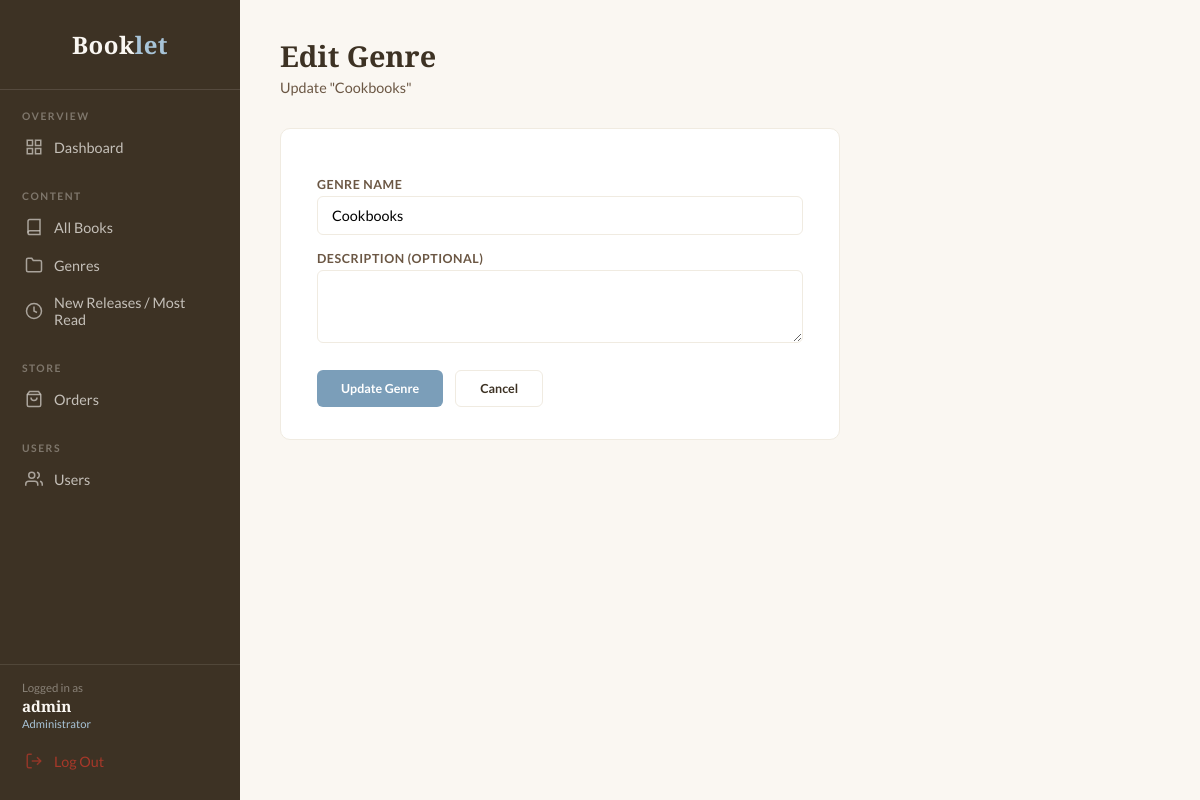
Page /api/admin/genres/19/edit/ (signed in) on the committed database.
### book/models.py (models this page shows, shortened)
class User(AbstractUser):
    ROLE_CHOICES = [
        ('customer', 'Customer'),
        ('admin', 'Admin'),
    ]
    role = models.CharField(max_length=20, choices=ROLE_CHOICES, default='customer')

class Category(models.Model):
    name = models.CharField(max_length=100)
    description = models.TextField(blank=True)
    class Meta:
        verbose_name_plural = 'Categories'

### book/views.py (the view)
# urls.py: path('admin/genres/<int:pk>/edit/',   views.admin_genre_edit,      name='admin_genre_edit'),
@login_required(login_url='admin_login')
@user_passes_test(is_admin_user, login_url='admin_login')
def admin_genre_edit(request, pk):
    genre = get_object_or_404(Category, id=pk)
    if request.method == 'POST':
        form = GenreAdminForm(request.POST, instance=genre)
        if form.is_valid():
            form.save()
            django_messages.success(request, 'Genre updated successfully.')
            return redirect('admin_genre_list')
    else:
        form = GenreAdminForm(instance=genre)
    return render(request, 'admin_genre_form.html', {'form': form, 'genre': genre})

### book/views.py
class GenreAdminForm(forms.ModelForm):
    class Meta:
        model = Category
        fields = ['name', 'description']
        labels = {
            'name': 'Genre Name',
            'description': 'Description (optional)',
        }
        widgets = {
            'name': forms.TextInput(attrs={'style': 'padding: 10px 14px;'}),
            'description': forms.Textarea(attrs={'style': 'padding: 10px 14px;', 'rows': 3}),
        }
    def __init__(self, *args, **kwargs):
        super().__init__(*args, **kwargs)
        self.fields['description'].required = False

### book/views.py (called while the page is built)
def is_admin_user(user):
    return user.is_authenticated and (user.role == 'admin' or user.is_superuser)

### book/templates/admin_genre_form.html (shortened to what this page needs)
{% extends "Admin.html" %}
{% load static %}
{% block admin_content %}
<div class="page-header">
    <h1>{% if form.instance.pk %}Edit Genre{% else %}Add Genre{% endif %}</h1>
    <p>{% if form.instance.pk %}Update "{{ form.instance.name }}"{% else %}Add a new genre to the catalog{% endif %}</p>
</div>
<div class="form-card">
    <form method="post">
        {% for field in form %}
        <label for="{{ field.id_for_label }}">{{ field.label }}</label>
        {{ field }}
        {% endfor %}
        <div class="btn-row">
            <button type="submit" class="btn-sm btn-primary" style="padding: 10px 24px; border: none;">
                {% if form.instance.pk %}Update Genre{% else %}Add Genre{% endif %}
            </button>
            <a href="{% url 'admin_genre_list' %}" class="btn-sm btn-outline" style="padding: 10px 24px;">Cancel</a>
        </div>
    </form>
</div>
{% endblock %}

### book/templates/Admin.html (shortened to what this page needs)
{% load static %}
<!DOCTYPE html>
<html lang="en">
<head>
</head>
<body>
    {% if not request.user.is_authenticated %}
    <div class="login-container">
        <div class="login-card">
            <h1>Booklet</h1>
            <p class="sub">Admin Login</p>
            {% if error %}
            <p class="error">{{ error }}</p>
            {% endif %}
            <form method="post" action="{% url 'admin_login' %}">
                {% csrf_token %}
                <label for="username">Username</label>
                <input type="text" id="username" name="username" required />
                <label for="password">Password</label>
                <input type="password" id="password" name="password" required />
                <button type="submit" class="btn-login">Sign In</button>
            </form>
        </div>
    </div>
    {% else %}
    <aside class="sidebar">
        <div class="sidebar-logo">Book<span>let</span></div>
        <nav>
            <div class="nav-section">
                <div class="nav-label">Overview</div>
                <a href="{% url 'admin_dashboard' %}" class="nav-item {% if active_section == 'dashboard' %}active{% endif %}">
                    <svg class="icon" viewBox="0 0 24 24" fill="none" stroke="currentColor" stroke-width="2">
                        <rect x="3" y="3" width="7" height="7" />
                        <rect x="14" y="3" width="7" height="7" />
                        <rect x="14" y="14" width="7" height="7" />
                        <rect x="3" y="14" width="7" height="7" />
                    </svg>
                    Dashboard
                </a>
            </div>
            <div class="nav-section">
                <div class="nav-label">Content</div>
                <a href="{% url 'admin_books_all' %}" class="nav-item {% if active_section == 'books_all' %}active{% endif %}">
                    <svg class="icon" viewBox="0 0 24 24" fill="none" stroke="currentColor" stroke-width="2">
                        <path d="M4 19.5A2.5 2.5 0 016.5 17H20" />
                        <path d="M6.5 2H20v20H6.5A2.5 2.5 0 014 19.5v-15A2.5 2.5 0 016.5 2z" />
                    </svg>
                    All Books
                </a>
                <a href="{% url 'admin_genre_list' %}" class="nav-item {% if active_section == 'genres' %}active{% endif %}">
                    <svg class="icon" viewBox="0 0 24 24" fill="none" stroke="currentColor" stroke-width="2">
                        <path d="M22 19a2 2 0 01-2 2H4a2 2 0 01-2-2V5a2 2 0 012-2h5l2 3h9a2 2 0 012 2z" />
                    </svg>
                    Genres
                </a>
                <a href="{% url 'admin_books_new' %}" class="nav-item {% if active_section == 'books_new' %}active{% endif %}">
                    <svg class="icon" viewBox="0 0 24 24" fill="none" stroke="currentColor" stroke-width="2">
                        <circle cx="12" cy="12" r="10" />
                        <polyline points="12 6 12 12 16 14" />
                    </svg>
                    New Releases / Most Read
                </a>
            </div>
            <div class="nav-section">
                <div class="nav-label">Store</div>
                <a href="{% url 'admin_orders' %}" class="nav-item {% if active_section == 'orders' %}active{% endif %}">
                    <svg class="icon" viewBox="0 0 24 24" fill="none" stroke="currentColor" stroke-width="2">
                        <path d="M6 2L3 6v14a2 2 0 002 2h14a2 2 0 002-2V6l-3-4z" />
                        <line x1="3" y1="6" x2="21" y2="6" />
                        <path d="M16 10a4 4 0 01-8 0" />
                    </svg>
                    Orders
                </a>
            </div>
            <div class="nav-section">
                <div class="nav-label">Users</div>
                <a href="{% url 'admin_users' %}" class="nav-item {% if active_section == 'users' %}active{% endif %}">
                    <svg class="icon" viewBox="0 0 24 24" fill="none" stroke="currentColor" stroke-width="2">
                        <path d="M17 21v-2a4 4 0 00-4-4H5a4 4 0 00-4 4v2" />
                        <circle cx="9" cy="7" r="4" />
                        <path d="M23 21v-2a4 4 0 00-3-3.87" />
                        <path d="M16 3.13a4 4 0 010 7.75" />
                    </svg>
                    Users
                </a>
            </div>
        </nav>
        <div class="sidebar-spacer"></div>
        <div class="sidebar-user">
            <div class="greeting">Logged in as</div>
            <div class="admin-name">{{ request.user.get_full_name|default:request.user.username }}</div>
            <div class="admin-role">Administrator</div>
        </div>
        <a href="{% url 'admin_logout' %}" class="nav-item logout">
            <svg class="icon" viewBox="0 0 24 24" fill="none" stroke="currentColor" stroke-width="2">
                <path d="M9 21H5a2 2 0 01-2-2V5a2 2 0 012-2h4" />
                <polyline points="16 17 21 12 16 7" />
                <line x1="21" y1="12" x2="9" y2="12" />
            </svg>
            Log Out
        </a>
    </aside>
    <main class="main">
        {% block admin_content %}{% endblock %}
    </main>
    {% endif %}
</body>
</html>

### book/templates/Admin.html (style rules this page uses)
:root { --cream: #FAF7F2; --cream-mid: #F0EBE1; --brown: #3D3224; --brown-light: #6B5744; --blue: #7B9EB9; --blue-light: #A8C4D8; --blue-faint: #EBF2F7; --red: #C0392B; --green: #2E7D60; --sidebar-w: 240px; --radius: 10px; }
*, *::before, *::after { box-sizing: border-box; margin: 0; padding: 0; }
body { font-family: 'Lato', sans-serif; background: var(--cream); color: var(--brown); display: flex; min-height: 100vh; }
.sidebar { width: var(--sidebar-w); background: var(--brown); display: flex; flex-direction: column; position: fixed; top: 0; left: 0; bottom: 0; padding: 28px 0 20px; z-index: 100; }
.sidebar-logo { font-family: 'Playfair Display', serif; font-size: 1.5rem; font-weight: 700; color: var(--cream); text-align: center; padding: 0 20px 28px; border-bottom: 1px solid rgba(250, 247, 242, .12); letter-spacing: .5px; }
.sidebar-logo span { color: var(--blue-light); }
.nav-section { padding: 20px 0 4px; }
.nav-label { font-size: .65rem; font-weight: 700; letter-spacing: 1.5px; text-transform: uppercase; color: rgba(250, 247, 242, .35); padding: 0 22px; margin-bottom: 6px; }
.nav-item { display: flex; align-items: center; gap: 11px; padding: 10px 22px; color: rgba(250, 247, 242, .72); text-decoration: none; font-size: .9rem; font-weight: 400; border-left: 3px solid transparent; transition: background .15s, color .15s, border-color .15s; position: relative; }
.nav-item .icon { width: 18px; height: 18px; flex-shrink: 0; opacity: .8; }
.sidebar-spacer { flex: 1; }
.sidebar-user { padding: 16px 22px 8px; border-top: 1px solid rgba(250, 247, 242, .1); }
.sidebar-user .greeting { font-size: .72rem; color: rgba(250, 247, 242, .4); margin-bottom: 2px; }
.sidebar-user .admin-name { font-family: 'Playfair Display', serif; font-size: .95rem; color: var(--cream); font-weight: 600; }
.sidebar-user .admin-role { font-size: .7rem; color: var(--blue-light); margin-top: 1px; }
.nav-item.logout { color: rgba(192, 57, 43, .8); margin-top: 4px; }
.main { margin-left: var(--sidebar-w); flex: 1; padding: 36px 40px; max-width: 1200px; }
.page-header { margin-bottom: 32px; }
.page-header h1 { font-family: 'Playfair Display', serif; font-size: 1.8rem; font-weight: 700; color: var(--brown); }
.page-header p { font-size: .9rem; color: var(--brown-light); margin-top: 4px; }
.btn-sm { font-family: 'Lato', sans-serif; font-size: .78rem; font-weight: 700; padding: 7px 16px; border-radius: 6px; border: none; cursor: pointer; text-decoration: none; display: inline-block; }
.btn-primary { background: var(--blue); color: #fff; transition: background .15s; }
.btn-outline { background: transparent; color: var(--brown); border: 1px solid var(--cream-mid); transition: border-color .15s; }
.form-card { background: #fff; border-radius: var(--radius); border: 1px solid var(--cream-mid); padding: 32px 36px; max-width: 560px; }
.form-card label { font-size: .78rem; font-weight: 700; text-transform: uppercase; letter-spacing: .5px; color: var(--brown-light); display: block; margin-bottom: 4px; margin-top: 16px; }
.form-card input, .form-card select, .form-card textarea { width: 100%; padding: 10px 14px; border: 1px solid var(--cream-mid); border-radius: 6px; font-family: 'Lato', sans-serif; font-size: .9rem; outline: none; transition: border-color .15s; }
.form-card .btn-row { margin-top: 24px; display: flex; gap: 12px; }

### rows in the picture
User: user.get_full_name "admin"
Category: instance.name "Cookbooks", form "Cookbooks"

### other values in the picture
{{ field.label }} "GENRE NAME" "DESCRIPTION (OPTIONAL)"
